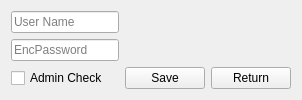
         <widget class="QWidget" name="page_4">
          <layout class="QGridLayout" name="gridLayout_36">
           <item row="0" column="0">
            <widget class="QFrame" name="frame_2">
             <layout class="QGridLayout" name="gridLayout_27">
              <property name="leftMargin">
               <number>0</number>
              </property>
              <property name="topMargin">
               <number>0</number>
              </property>
              <property name="rightMargin">
               <number>0</number>
              </property>
              <property name="bottomMargin">
               <number>0</number>
              </property>
              <item row="2" column="0">
               <widget class="QCheckBox" name="Admin_checkEdit_Checkbox_">
                <property name="toolTip">
                 <string>&lt;html&gt;&lt;head/&gt;&lt;body&gt;&lt;p align=&quot;right&quot;&gt;&lt;br/&gt;&lt;/p&gt;&lt;/body&gt;&lt;/html&gt;</string>
                </property>
                <property name="text">
                 <string>Admin Check</string>
                </property>
               </widget>
              </item>
              <item row="2" column="1">
               <widget class="QPushButton" name="Edit_Auditor_manging_">
                <property name="text">
                 <string>Save</string>
                </property>
               </widget>
              </item>
              <item row="2" column="2">
               <widget class="QPushButton" name="Return_EditAuditor_Mange_">
                <property name="text">
                 <string>Return</string>
                </property>
               </widget>
              </item>
              <item row="1" column="0">
               <widget class="QLineEdit" name="AuditorManginigPageEdit_EncPassword_TXT_">
                <property name="echoMode">
                 <enum>QLineEdit::Password</enum>
                </property>
                <property name="placeholderText">
                 <string>EncPassword</string>
                </property>
               </widget>
              </item>
              <item row="0" column="0">
               <widget class="QLineEdit" name="AuditorManginigPageEdit_USERNAME_TXT_">
                <property name="placeholderText">
                 <string>User Name</string>
                </property>
               </widget>
              </item>
             </layout>
            </widget>
           </item>
          </layout>
         </widget>
